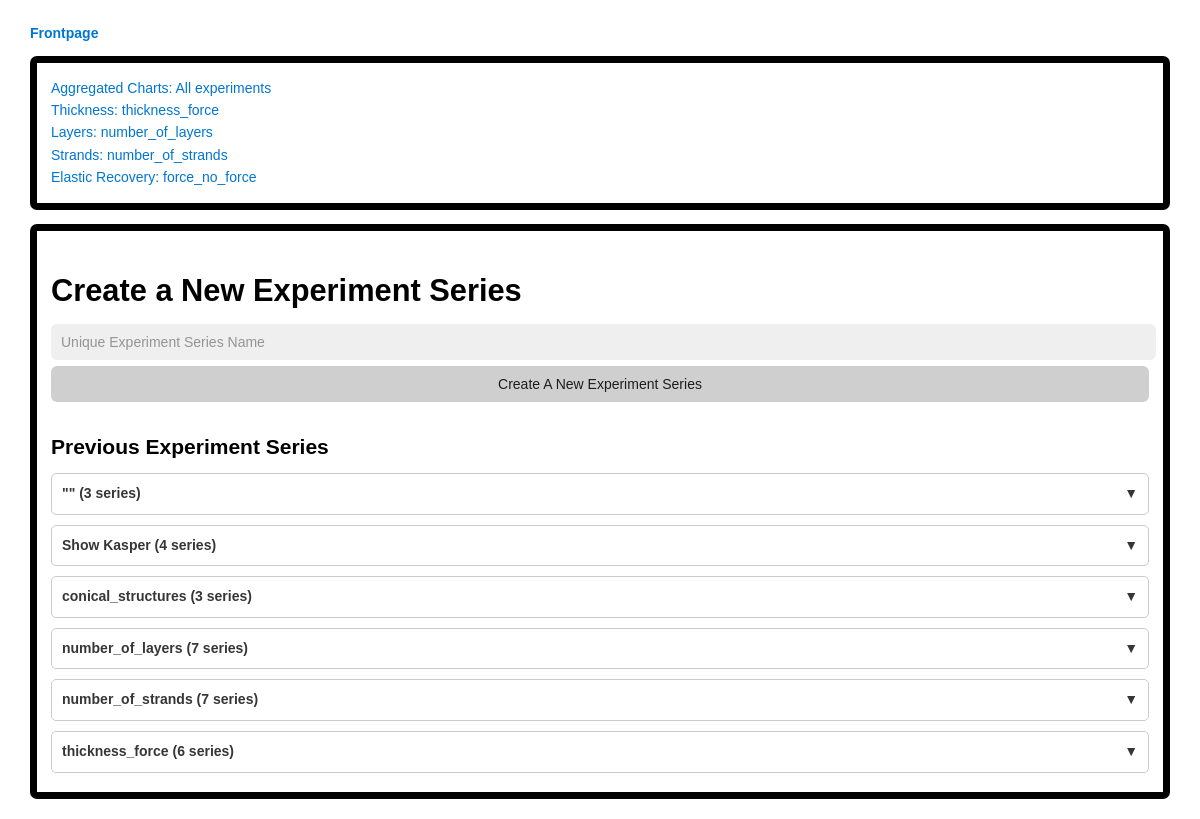
The page / on the database its author committed.
### database/models/experiment_series_model.py (models this page shows, shortened)
class ExperimentSeries(Base):
	__tablename__ = 'experiment_series'
	experiment_series_name = Column(String, primary_key=True, unique=True, nullable=False)
	group_name = Column(String, default='')
	description = Column(String, default='')
	num_experiments = Column(Integer, default=50)
	max_simulation_time = Column(Float, default=10.0)
	bounding_box_volume_threshold = Column(Float, default=1.8)
	beam_strain_threshold = Column(Float, default=0.08)
	node_velocity_threshold = Column(Float, default=3.0)
	initial_force_applied_in_y_direction = Column(Float, default=0.0)
	final_force_in_y_direction = Column(Float, default=0.0)
	initial_top_nodes_force_in_y_direction = Column(Float, default=0.0)
	final_top_nodes_force_in_y_direction = Column(Float, default=0.0)
	initial_force_applied_in_x_direction = Column(Float, default=0.0)
	final_force_in_x_direction = Column(Float, default=0.0)
	initial_force_applied_in_z_direction = Column(Float, default=0.0)
	final_force_in_z_direction = Column(Float, default=0.0)
	torsional_force = Column(Float, default=0.0)
	reset_force_after_seconds = Column(Integer)
	num_strands = Column(Integer, default=8)
	num_layers = Column(Integer, default=5)
	radius = Column(Float, default=0.1)
	pitch = Column(Float, default=0.1)  # The distance between two consecutive strands in the same layer
	radius_taper = Column(Float, default=0.0)  # Conicity (how much it narrows towards the top)
	material_thickness = Column(Float, default=0.005)
	material_youngs_modulus = Column(Float, default=1.72e10)  # Glass-reinforced polyester (GRP) https://en.wikipedia.org/wiki/Young%27s_modulus
	weight_kg = Column(Float, default=None)
	height_m = Column(Float, default=None)
	is_experiments_outdated = Column(Boolean, default=False) # Used to know that the values in this table have been changed without rerunning the experiments

### experiments_server/server.py (the view)
@app.route("/")
def index_page():
    grouped_experiment_series = select_all_experiment_series_grouped(g.db)
    return render_template(
        "frontpage/frontpage.html",
        grouped_experiment_series=grouped_experiment_series
    )

### database/queries/experiment_series_queries.py (called while the page is built)
def select_all_experiment_series_grouped(session):
	experiment_series = session.query(ExperimentSeries).order_by(ExperimentSeries.group_name, ExperimentSeries.experiment_series_name).all()
	grouped_experiment_series = {}
	for series in experiment_series:
		group_name = series.group_name or "Ungrouped"
		if group_name not in grouped_experiment_series:
			grouped_experiment_series[group_name] = []
		grouped_experiment_series[group_name].append(series)
	return grouped_experiment_series

### experiments_server/server.py (called while the page is built)
@app.before_request
def create_session():
	g.db = SessionLocal()

@app.teardown_appcontext
def teardown_session(exception=None):
	db = g.pop('db', None)
	if db is not None:
		db.close()

### experiments_server/templates/frontpage/frontpage.html (shortened to what this page needs)
{% extends "layout.html" %}
{% block body %}
<div class="block">
    <div style="font-size: 14px; line-height: 1.6;">
        <a href="/aggregated_charts">Aggregated Charts: All experiments</a><br>
        <a href="/thickness_analysis">Thickness: thickness_force</a><br>
        <a href="/layer_analysis">Layers: number_of_layers</a><br>
        <a href="/strands_analysis">Strands: number_of_strands</a><br>
        <a href="/force_no_force_analysis">Elastic Recovery: force_no_force</a>
    </div>
</div>
<div class="block">
<h1>Create a New Experiment Series</h1>
<form action="/api/experiment_series" method="POST">
    <input id="new-experiment-input" type="text" placeholder="Unique Experiment Series Name" name="experiment_series_name" required>
    <button id="new-experiment-button">Create A New Experiment Series</button>
</form>
<h2>Previous Experiment Series</h2>
{% for group_name, experiment_series_list in grouped_experiment_series.items() %}
<div class="experiment-group collapsed">
    <div class="group-header" onclick="toggleGroup(this)">
        {{ group_name }} ({{ experiment_series_list|length }} series)
        <span class="toggle-icon">▼</span>
    </div>
</div>
{% endfor %}
</div>
{% endblock %}

### experiments_server/templates/layout.html (shortened to what this page needs)
<!DOCTYPE html>
<html>
<head>
  <link rel="stylesheet" href="{{ url_for('static', filename='water.css') }}">
  <link rel="stylesheet" type="text/css" href="{{ url_for('static', filename='style.css') }}">
</head>
<body>
  <nav>
    <h4><a id="nav-logo" href="/">Frontpage</a></h4>
  </nav>
  <div class="body">
  	{% block body %}{% endblock %}
  </div>
</body>
</html>

### experiments_server/static/water.css (style rules this page uses)
:root { --background-body: #fff; --background: #efefef; --background-alt: #f7f7f7; --selection: #9e9e9e; --text-main: #363636; --text-bright: #000; --text-muted: #70777f; --links: #0076d1; --focus: #0096bfab; --border: #dbdbdb; --code: #000; --animation-duration: 0.1s; --button-base: #d0cfcf; --button-hover: #9b9b9b; --scrollbar-thumb: rgb(170, 170, 170); --scrollbar-thumb-hover: var(--button-hover); --form-placeholder: #949494; --form-text: #1d1d1d; --variable: #39a33c; --highlight: #ff0; }
html { scrollbar-color: rgb(170, 170, 170) #fff; scrollbar-color: var(--scrollbar-thumb) var(--background-body); scrollbar-width: thin; }
body { font-family: system-ui, -apple-system, BlinkMacSystemFont, 'Segoe UI', 'Roboto', 'Oxygen', 'Ubuntu', 'Cantarell', 'Fira Sans', 'Droid Sans', 'Helvetica Neue', 'Segoe UI Emoji', 'Apple Color Emoji', 'Noto Color Emoji', sans-serif; line-height: 1.4; max-width: 800px; margin: 20px auto; padding: 0 10px; word-wrap: break-word; color: #363636; color: var(--text-main); background: #fff; background: var(--background-body); text-rendering: optimizeLegibility; }
button { transition: background-color 0.1s linear, border-color 0.1s linear, color 0.1s linear, box-shadow 0.1s linear, transform 0.1s ease; transition: background-color var(--animation-duration) linear, border-color var(--animation-duration) linear, color var(--animation-duration) linear, box-shadow var(--animation-duration) linear, transform var(--animation-duration) ease; }
input { transition: background-color 0.1s linear, border-color 0.1s linear, color 0.1s linear, box-shadow 0.1s linear, transform 0.1s ease; transition: background-color var(--animation-duration) linear, border-color var(--animation-duration) linear, color var(--animation-duration) linear, box-shadow var(--animation-duration) linear, transform var(--animation-duration) ease; }
h1 { font-size: 2.2em; margin-top: 0; }
h1, h2, h3, h4, h5, h6 { margin-bottom: 12px; margin-top: 24px; }
h1 { color: #000; color: var(--text-bright); }
h2 { color: #000; color: var(--text-bright); }
h4 { color: #000; color: var(--text-bright); }
h1, h2, h3, h4, h5, h6, b, strong, th { font-weight: 600; }
button, select, input[type='submit'], input[type='reset'], input[type='button'], input[type='checkbox'], input[type='range'], input[type='radio'] { cursor: pointer; }
input, select { display: block; }
input { color: #1d1d1d; color: var(--form-text); background-color: #efefef; background-color: var(--background); font-family: inherit; font-size: inherit; margin-right: 6px; margin-bottom: 6px; padding: 10px; border: none; border-radius: 6px; outline: none; }
button { color: #1d1d1d; color: var(--form-text); background-color: #efefef; background-color: var(--background); font-family: inherit; font-size: inherit; margin-right: 6px; margin-bottom: 6px; padding: 10px; border: none; border-radius: 6px; outline: none; }
button { background-color: #d0cfcf; background-color: var(--button-base); padding-right: 30px; padding-left: 30px; }
input { vertical-align: top; }
input:not([type='checkbox']):not([type='radio']), input[type='range'], select, button, textarea { -webkit-appearance: none; }
::placeholder { color: #949494; color: var(--form-placeholder); }
a { text-decoration: none; color: #0076d1; color: var(--links); }

### experiments_server/static/style.css (style rules this page uses)
body { font-family: 'Trebuchet MS', sans-serif; font-size: 14px; }
.block { border: 0.5em solid black; border-radius: 0.5em; padding: 1em; margin-bottom: 1em; }
body { max-width: 95vw; }
#new-experiment-input { width: 98.8%; }
#new-experiment-button { width: 100%; }
.group-header { font-weight: bold; cursor: pointer; padding: 10px; margin: 10px 0 5px 0; border: 1px solid #ccc; border-radius: 5px; user-select: none; }
.group-header .toggle-icon { float: right; font-weight: bold; }

### rows shown on the page
ExperimentSeries: group_name "\"\"", experiment_series_list "3"
ExperimentSeries: group_name "Show Kasper", experiment_series_list "4"
ExperimentSeries: group_name "conical_structures", experiment_series_list "3"
ExperimentSeries: group_name "number_of_layers", experiment_series_list "7"
ExperimentSeries: group_name "number_of_strands", experiment_series_list "7"
ExperimentSeries: group_name "thickness_force", experiment_series_list "6"
